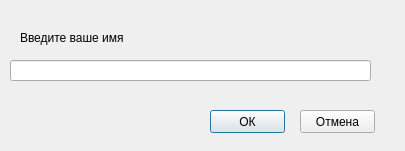
<?xml version="1.0" encoding="UTF-8"?>
<ui version="4.0">
 <class>DialogEnterChat</class>
 <widget class="QDialog" name="DialogEnterChat">
  <property name="geometry">
   <rect>
    <x>0</x>
    <y>0</y>
    <width>405</width>
    <height>151</height>
   </rect>
  </property>
  <property name="windowTitle">
   <string>Dialog</string>
  </property>
  <widget class="QLabel" name="label">
   <property name="geometry">
    <rect>
     <x>20</x>
     <y>30</y>
     <width>341</width>
     <height>16</height>
    </rect>
   </property>
   <property name="text">
    <string>Введите ваше имя</string>
   </property>
  </widget>
  <widget class="QLineEdit" name="lineEdit">
   <property name="geometry">
    <rect>
     <x>10</x>
     <y>60</y>
     <width>361</width>
     <height>21</height>
    </rect>
   </property>
  </widget>
  <widget class="QPushButton" name="btnOk">
   <property name="geometry">
    <rect>
     <x>210</x>
     <y>110</y>
     <width>75</width>
     <height>23</height>
    </rect>
   </property>
   <property name="text">
    <string>ОК</string>
   </property>
  </widget>
  <widget class="QPushButton" name="btnCancel">
   <property name="geometry">
    <rect>
     <x>300</x>
     <y>110</y>
     <width>75</width>
     <height>23</height>
    </rect>
   </property>
   <property name="text">
    <string>Отмена</string>
   </property>
  </widget>
 </widget>
 <resources/>
 <connections/>
</ui>
